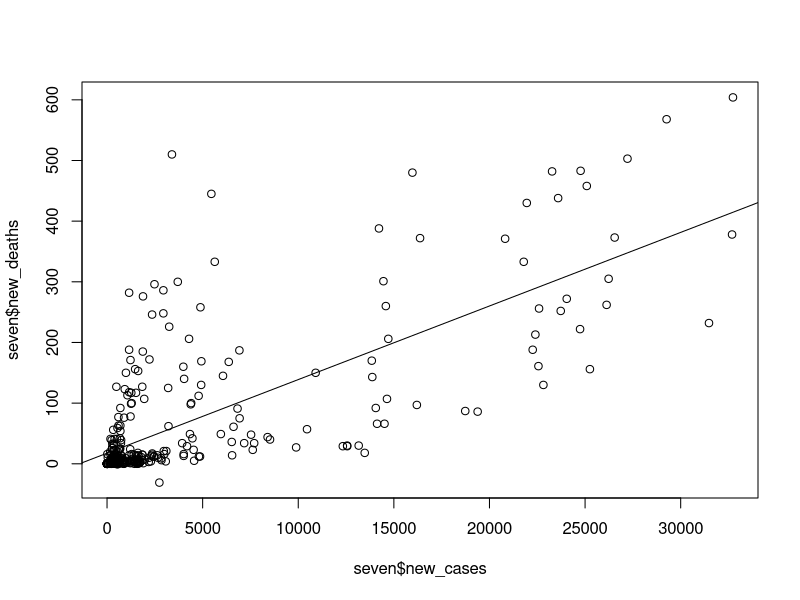

This chart was generated by the following R code:
## ---- chunk 1
knitr::opts_chunk$set(echo = TRUE, error = T)
## ---- chunk 2
library(tidyverse)
library(TeachingDemos)
## ---- chunk 3
data <- read.csv("corona.csv", sep = ",") %>% 
    as_tibble()
data
## ---- chunk 4
octger <- data %>% 
    filter(month == 10 & location == "Germany") %>% 
    select(day,new_deaths, new_cases)
octger
## ---- chunk 5
new <- data %>% 
    group_by(month, location) %>% 
    summarise(
        new_cases = sum(new_cases),
        new_deaths = sum(new_deaths)
    )
    
new
## ---- chunk 6
total <- data %>%
    filter(!is.na(new_cases) | !is.na(new_deaths)) %>% 
    group_by(month) %>% 
    summarise(
        minC = min(new_cases),
        minD = min(new_deaths),
        maxC = max(new_cases),
        maxD = max(new_deaths),
        meanC = mean(new_cases),
        meanD = mean(new_deaths),
        medianC = median(new_cases),
        medianD = median(new_deaths)
    )
total
## ---- chunk 7
seven <- data %>% 
    filter(location == "Germany" & year == 2020)    
seven
## ---- chunk 8
lm <- lm(seven$new_deaths ~ seven$new_cases)
lm
## ---- chunk 9
a <- lm$coefficients[1]
a
## ---- chunk 10
b <- lm$coefficients[2]
b
## ---- chunk 11
plot(seven$new_cases, seven$new_deaths)
abline(a = a, b = b)
## ---- chunk 12
cor(lm$model) # Correlation

cor(lm$model)**2 # Determination
## ---- chunk 13
a + b * 20000
## ---- chunk 14
march <- read.csv("corona_march_2020.csv", sep = ",") %>% 
    as_tibble()
march
## ---- chunk 15
march.tidy <- march %>% 
    pivot_longer(cols = X1:X31, names_to = "day", names_prefix = "X", values_to = "temp", values_drop_na = T) %>% 
    separate(temp, into = c("new_cases", "new_deaths"), sep = "/", convert = T) %>% 
    mutate(
        day = as.integer(day)
    )
march.tidy
## ---- chunk 16
1 - pbinom(q = 40, size = 100, prob = 0.5)
## ---- chunk 17
dmultinom(x = c(30, 50, 20), prob = c(0.4, 0.5, 0.1))
## ---- chunk 18
dgeom(x = 19, 0.1)
## ---- chunk 19
try <- tibble(
    n = 100:150,
    prob = pnorm(80, mean = n * 0.5, sd = sqrt(0.25 * n))
) %>% 
    filter(prob <= 0.9) %>% 
    head(1) %>% 
    select(n)
try
## ---- chunk 20
p <- c(0.2, 0.4, 0.25, 0.15)
n <- c(3, 4, 2, 2.5)

EX <- sum(p * n)
EX2 <- sum(p * n^2)

VarX <- sum(p * n^2) - sum(p * n)^2

mean100 <- 100 * EX
sd100 <- sqrt(100 * VarX)

1 - pnorm(300, mean = mean100, sd = sd100)
## ---- chunk 21
qnorm(0.95, mean = mean100, sd = sd100)
## ---- chunk 22
sample <- c(0.92,0.83,0.81,0.70,0.88,0.73,1.05,0.91,0.83,0.67,0.94,0.90,0.91,
0.83,0.84,0.96,0.87,0.91,0.98,0.84,0.88,0.76,0.99,0.89,0.82)

sd <- 0.2
## ---- chunk 23
alpha <- 0.01

test <- z.test(x = sample, stdev = sd, alternative = "two.sided", conf.level = 1-alpha)
test$conf.int
## ---- chunk 24
length <- 0.9690332 - 0.7629668
length
## ---- chunk 25
length <- 0.15
## ---- chunk 26
q <- qnorm(1 - (alpha / 2))
n <- ceiling(((2 * q * sd) / length)^2)
n
## ---- chunk 27
n <- length(sample)
z_value <- (length * sqrt(n)) / (2 * sd)
alpha <- 2 * (1 - pnorm(z_value))
1-alpha
## ---- chunk 28
alpha <- 0.05

test <- t.test(x = sample, mu = 0.9, alternative = "greater", conf.level = 1-alpha)
t <- test$statistic
r <- test$conf.int[1]
t
t > r
test$p.value < alpha
## ---- chunk 29
x <- c(98.32,97.26,99.85,99.52,95.73,95.56,100.49,98.19,95.16,98.26,
96.46,100.23,99.76,98.58,97.43)
## ---- chunk 30
alpha <- 0.05

test <- t.test(x = x, mu = 100, alternative = "two.sided", conf.level = 1-alpha)
test$statistic < test$conf.int[1] | test$statistic > test$conf.int[2]
## ---- chunk 31
test$p.value
test$p.value < alpha
## ---- chunk 32
y <- c(100.14,100.05,96.51,98.70,98.22,101.06,103.55,100.16,100.60,
102.85,103.15,100.66,102.52,102.09,100.84)
## ---- chunk 33
alpha <- 0.1

test <- var.test(x = x, y = y, alternative = "two.sided", conf.level = 1-alpha)
test$statistic < test$conf.int[1] | test$statistic > test$conf.int[2]
test$p.value < alpha
## ---- chunk 34
alpha <- 0.05

test <- t.test(x = x, y = y, alternative = "less", paired = F, var.equal = T, conf.level = 1-alpha)
test$statistic < test$conf.int[2]
test$p.value
test$p.value < alpha
